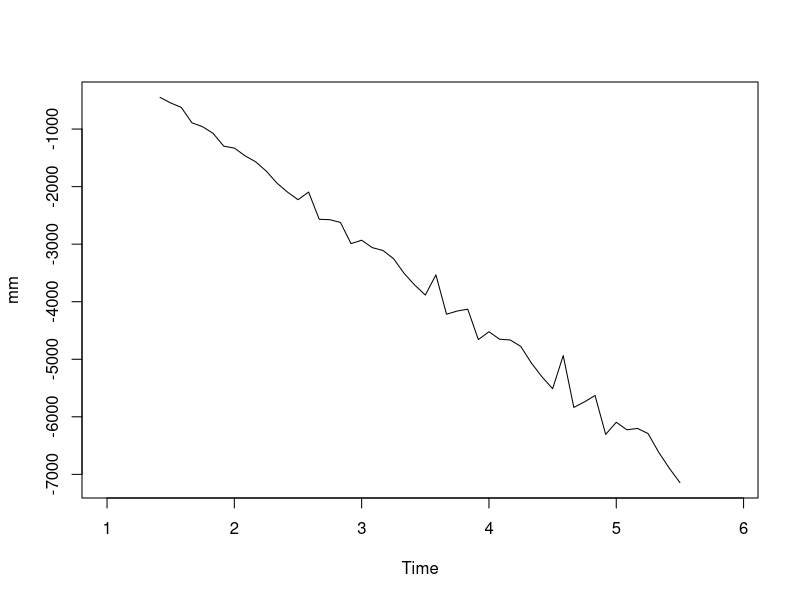
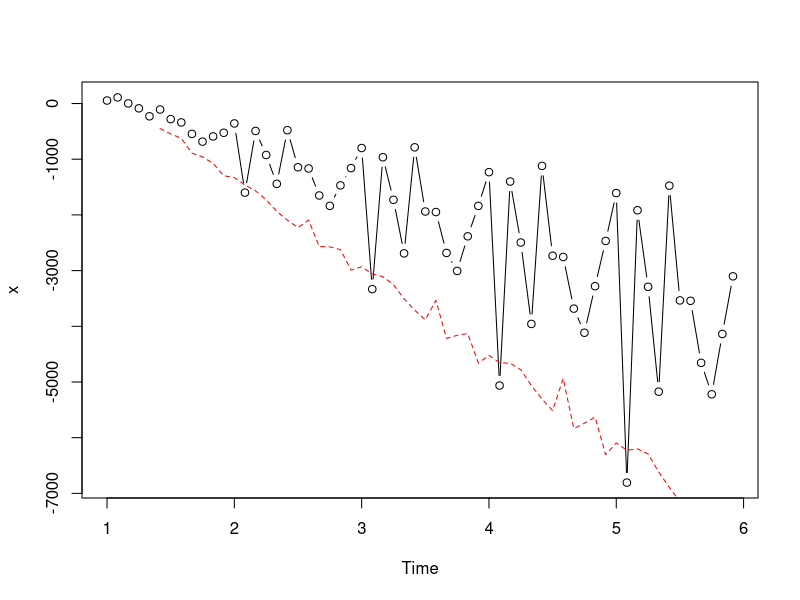

Recreate these plots in R, in order.
x = ts(c(53.9, 109.9, 2.2, -86.2, -229.4, -107.9, -280.2, -339.2, -544.9, -684.3, -590.9, -525, -357.6, -1599.6, -492.4, -923.9, -1442.1, -478.4, -1144.8, -1166.4, -1650.8, -1837.3, -1469.8, -1159.7, -799.1, -3333.1, -964.2, -1728.9, -2690.2, -786.7, -1938.9, -1948.5, -2682.8, -3006.1, -2384.2, -1837.9, -1232.1, -5063.6, -1400.4, -2495.5, -3957.7, -1120.2, -2732.8, -2755.2, -3682.4, -4115.8, -3280.3, -2467.6, -1607.9, -6806.5, -1916.4, -3290.9, -5173.9, -1474.9, -3535.3, -3542.1, -4656.3, -5221, -4138.2, -3102.9), start = 1, frequency = 12)

mm = filter(x, c(1/24 + rep(1/12, 11) + 1/24), sides =2)
plot(mm, )
plot(x, type = "b")
lines(mm, col = "red",  lty = 2)